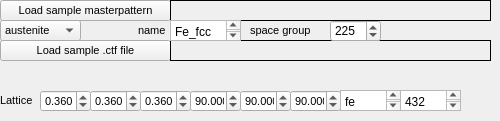
         <widget class="QWidget" name="tab">
          <attribute name="title">
           <string>Uploads</string>
          </attribute>
          <widget class="QLabel" name="label_sample_ctf_file">
           <property name="geometry">
            <rect>
             <x>170</x>
             <y>40</y>
             <width>321</width>
             <height>21</height>
            </rect>
           </property>
           <property name="font">
            <font>
             <pointsize>6</pointsize>
            </font>
           </property>
           <property name="frameShape">
            <enum>QFrame::Panel</enum>
           </property>
           <property name="text">
            <string/>
           </property>
           <property name="wordWrap">
            <bool>true</bool>
           </property>
          </widget>
          <widget class="QPushButton" name="pushButton_load_sample_master_pattern">
           <property name="geometry">
            <rect>
             <x>0</x>
             <y>0</y>
             <width>171</width>
             <height>21</height>
            </rect>
           </property>
           <property name="font">
            <font>
             <family>Arial</family>
             <pointsize>8</pointsize>
            </font>
           </property>
           <property name="text">
            <string>Load sample masterpattern</string>
           </property>
          </widget>
          <widget class="QLabel" name="label_sample_master_pattern_path">
           <property name="geometry">
            <rect>
             <x>170</x>
             <y>0</y>
             <width>321</width>
             <height>21</height>
            </rect>
           </property>
           <property name="font">
            <font>
             <family>Arial</family>
             <pointsize>6</pointsize>
            </font>
           </property>
           <property name="frameShape">
            <enum>QFrame::Panel</enum>
           </property>
           <property name="text">
            <string/>
           </property>
           <property name="wordWrap">
            <bool>true</bool>
           </property>
          </widget>
          <widget class="QPushButton" name="pushButton_load_sample_ctf_file">
           <property name="geometry">
            <rect>
             <x>0</x>
             <y>40</y>
             <width>171</width>
             <height>21</height>
            </rect>
           </property>
           <property name="font">
            <font>
             <family>Arial</family>
             <pointsize>8</pointsize>
            </font>
           </property>
           <property name="text">
            <string>Load sample .ctf file</string>
           </property>
          </widget>
          <widget class="QDoubleSpinBox" name="doubleSpinBox_lattice6">
           <property name="geometry">
            <rect>
             <x>290</x>
             <y>90</y>
             <width>51</width>
             <height>22</height>
            </rect>
           </property>
           <property name="font">
            <font>
             <family>Arial</family>
             <pointsize>8</pointsize>
            </font>
           </property>
           <property name="decimals">
            <number>3</number>
           </property>
           <property name="value">
            <double>90.000000000000000</double>
           </property>
          </widget>
          <widget class="QDoubleSpinBox" name="doubleSpinBox_lattice5">
           <property name="geometry">
            <rect>
             <x>240</x>
             <y>90</y>
             <width>51</width>
             <height>22</height>
            </rect>
           </property>
           <property name="font">
            <font>
             <family>Arial</family>
             <pointsize>8</pointsize>
            </font>
           </property>
           <property name="decimals">
            <number>3</number>
           </property>
           <property name="value">
            <double>90.000000000000000</double>
           </property>
          </widget>
          <widget class="QDoubleSpinBox" name="doubleSpinBox_lattice3">
           <property name="geometry">
            <rect>
             <x>140</x>
             <y>90</y>
             <width>51</width>
             <height>22</height>
            </rect>
           </property>
           <property name="font">
            <font>
             <family>Arial</family>
             <pointsize>8</pointsize>
            </font>
           </property>
           <property name="decimals">
            <number>3</number>
           </property>
           <property name="value">
            <double>0.360000000000000</double>
           </property>
          </widget>
          <widget class="QLabel" name="label_111">
           <property name="geometry">
            <rect>
             <x>0</x>
             <y>90</y>
             <width>41</width>
             <height>21</height>
            </rect>
           </property>
           <property name="font">
            <font>
             <family>Arial</family>
             <pointsize>8</pointsize>
            </font>
           </property>
           <property name="text">
            <string>Lattice</string>
           </property>
          </widget>
          <widget class="QPlainTextEdit" name="plainTextEdit_sample_point_group">
           <property name="geometry">
            <rect>
             <x>400</x>
             <y>90</y>
             <width>61</width>
             <height>21</height>
            </rect>
           </property>
           <property name="plainText">
            <string>432</string>
           </property>
          </widget>
          <widget class="QDoubleSpinBox" name="doubleSpinBox_lattice2">
           <property name="geometry">
            <rect>
             <x>90</x>
             <y>90</y>
             <width>51</width>
             <height>22</height>
            </rect>
           </property>
           <property name="font">
            <font>
             <family>Arial</family>
             <pointsize>8</pointsize>
            </font>
           </property>
           <property name="decimals">
            <number>3</number>
           </property>
           <property name="value">
            <double>0.360000000000000</double>
           </property>
          </widget>
          <widget class="QDoubleSpinBox" name="doubleSpinBox_lattice4">
           <property name="geometry">
            <rect>
             <x>190</x>
             <y>90</y>
             <width>51</width>
             <height>22</height>
            </rect>
           </property>
           <property name="font">
            <font>
             <family>Arial</family>
             <pointsize>8</pointsize>
            </font>
           </property>
           <property name="decimals">
            <number>3</number>
           </property>
           <property name="value">
            <double>90.000000000000000</double>
           </property>
          </widget>
          <widget class="QDoubleSpinBox" name="doubleSpinBox_lattice1">
           <property name="geometry">
            <rect>
             <x>40</x>
             <y>90</y>
             <width>51</width>
             <height>22</height>
            </rect>
           </property>
           <property name="font">
            <font>
             <family>Arial</family>
             <pointsize>8</pointsize>
            </font>
           </property>
           <property name="decimals">
            <number>3</number>
           </property>
           <property name="value">
            <double>0.360000000000000</double>
           </property>
          </widget>
          <widget class="QPlainTextEdit" name="plainTextEdit_sample_atom">
           <property name="geometry">
            <rect>
             <x>340</x>
             <y>90</y>
             <width>61</width>
             <height>21</height>
            </rect>
           </property>
           <property name="plainText">
            <string>fe</string>
           </property>
          </widget>
          <widget class="QComboBox" name="comboBox_sample_structure_type">
           <property name="geometry">
            <rect>
             <x>0</x>
             <y>20</y>
             <width>81</width>
             <height>21</height>
            </rect>
           </property>
           <property name="font">
            <font>
             <family>Arial</family>
             <pointsize>8</pointsize>
            </font>
           </property>
           <item>
            <property name="text">
             <string>austenite</string>
            </property>
           </item>
           <item>
            <property name="text">
             <string>---</string>
            </property>
           </item>
          </widget>
          <widget class="QSpinBox" name="spinBox_sample_masterpattern_space_group">
           <property name="geometry">
            <rect>
             <x>330</x>
             <y>20</y>
             <width>51</width>
             <height>22</height>
            </rect>
           </property>
           <property name="maximum">
            <number>1000000</number>
           </property>
           <property name="value">
            <number>225</number>
           </property>
          </widget>
          <widget class="QLabel" name="label_126">
           <property name="geometry">
            <rect>
             <x>250</x>
             <y>20</y>
             <width>81</width>
             <height>20</height>
            </rect>
           </property>
           <property name="font">
            <font>
             <family>Arial</family>
             <pointsize>8</pointsize>
            </font>
           </property>
           <property name="text">
            <string>space group</string>
           </property>
          </widget>
          <widget class="QPlainTextEdit" name="plainTextEdit_sample_masterpattern_name">
           <property name="geometry">
            <rect>
             <x>170</x>
             <y>20</y>
             <width>71</width>
             <height>21</height>
            </rect>
           </property>
           <property name="plainText">
            <string>Fe_fcc</string>
           </property>
          </widget>
          <widget class="QLabel" name="label_127">
           <property name="geometry">
            <rect>
             <x>138</x>
             <y>20</y>
             <width>31</width>
             <height>20</height>
            </rect>
           </property>
           <property name="font">
            <font>
             <family>Arial</family>
             <pointsize>8</pointsize>
            </font>
           </property>
           <property name="text">
            <string>name</string>
           </property>
          </widget>
          <zorder>pushButton_load_sample_master_pattern</zorder>
          <zorder>label_sample_master_pattern_path</zorder>
          <zorder>pushButton_load_sample_ctf_file</zorder>
          <zorder>doubleSpinBox_lattice6</zorder>
          <zorder>doubleSpinBox_lattice5</zorder>
          <zorder>doubleSpinBox_lattice3</zorder>
          <zorder>label_111</zorder>
          <zorder>plainTextEdit_sample_point_group</zorder>
          <zorder>doubleSpinBox_lattice2</zorder>
          <zorder>doubleSpinBox_lattice4</zorder>
          <zorder>doubleSpinBox_lattice1</zorder>
          <zorder>plainTextEdit_sample_atom</zorder>
          <zorder>comboBox_sample_structure_type</zorder>
          <zorder>label_sample_ctf_file</zorder>
          <zorder>label_127</zorder>
          <zorder>plainTextEdit_sample_masterpattern_name</zorder>
          <zorder>label_126</zorder>
          <zorder>spinBox_sample_masterpattern_space_group</zorder>
         </widget>
